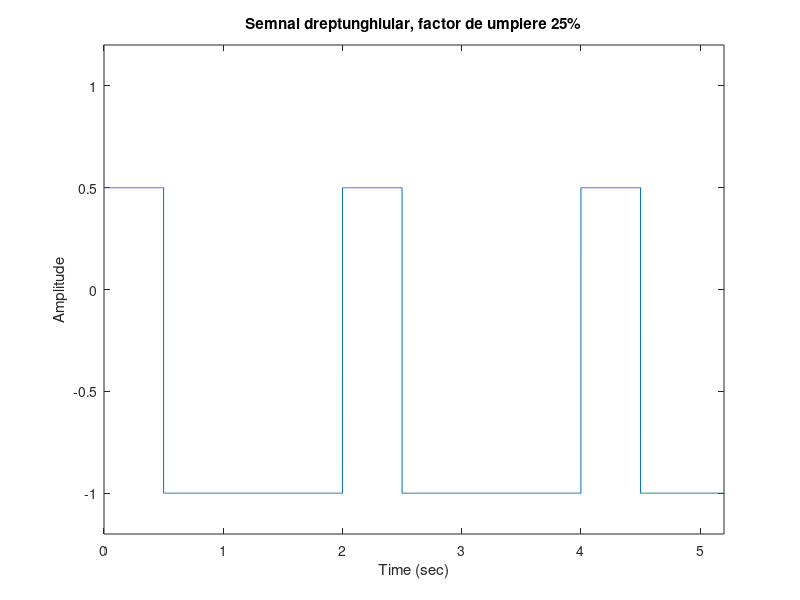

This chart was generated by the following MATLAB code:
function tema_punct1()

fs = 5000;
t = 0:1/fs:100;

x2 = square(pi*t,25);

for i = 1:1:length(x2)
   if x2(i) > 0
       x2(i) = x2(i)/2;
   end
end

plot(t,x2)
axis([0 5.2 -1.2 1.2])
xlabel('Time (sec)')
ylabel('Amplitude')
title('Semnal dreptunghiular, factor de umplere 25%')

end